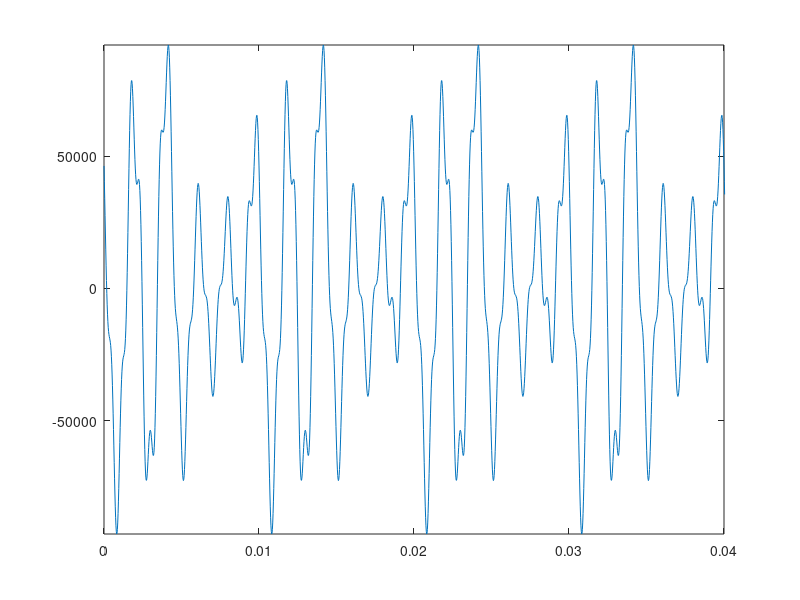

The MATLAB script that drew this image: (Note: this script raises an error after producing the figure.)
% Synthetic Vowel

% sample rate
sr = 44100;
% time dimension
tt = 0:1/sr:2;  
% add the components
wave = exp(1j*2*200*pi*tt).*(771 + 12202j);
wave = wave + exp(1j*2*400*pi*tt).*(-8865 + 28048j);
wave = wave + exp(1j*2*500*pi*tt).*(48001 + 8995j);
wave = wave + exp(1j*2*1600*pi*tt).*(1657 + 13520j);
wave = wave + exp(1j*2*1700*pi*tt).*(4723);


plot(tt, real(wave));
axis([0 0.040 min(real(wave)) max(real(wave))]);
spectrogram(real(wave), [], [], [], sr, 'yaxis');
sound(real(wave), sr);

% sound(real(exp(1j*440*2*pi*tt)), sr);
